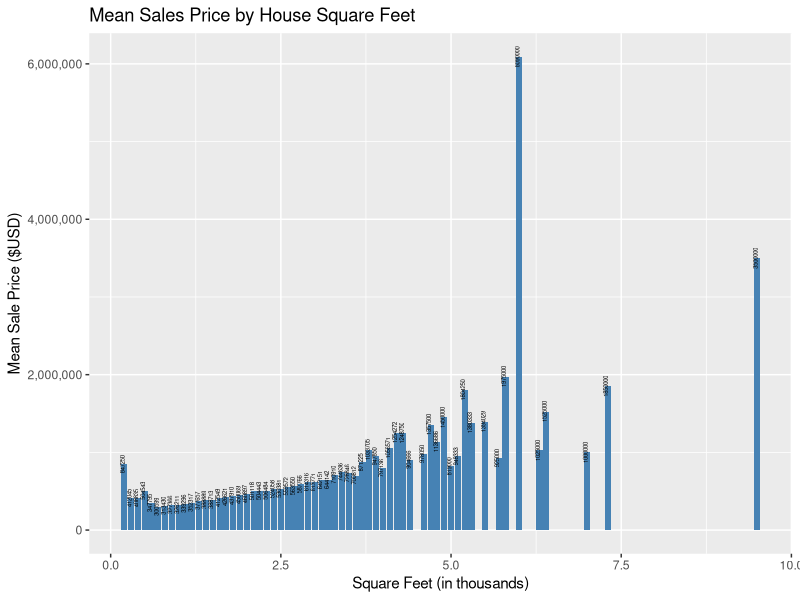
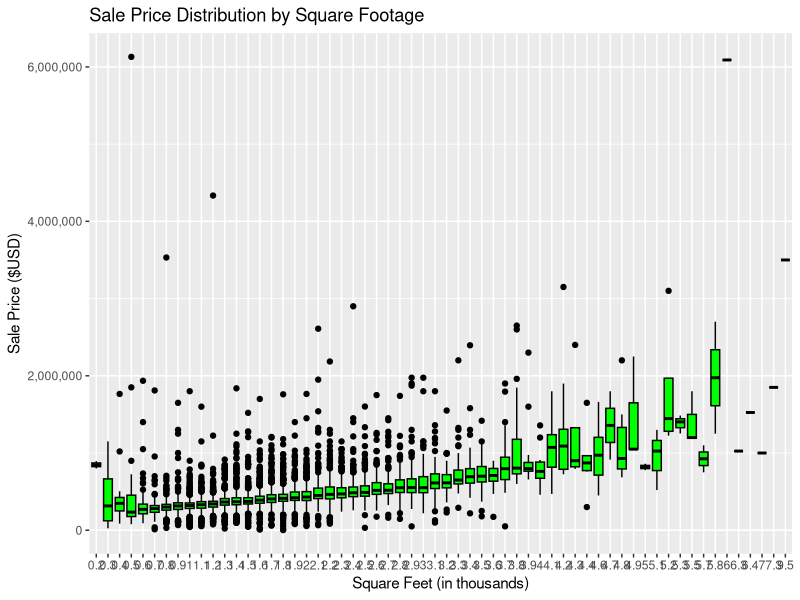
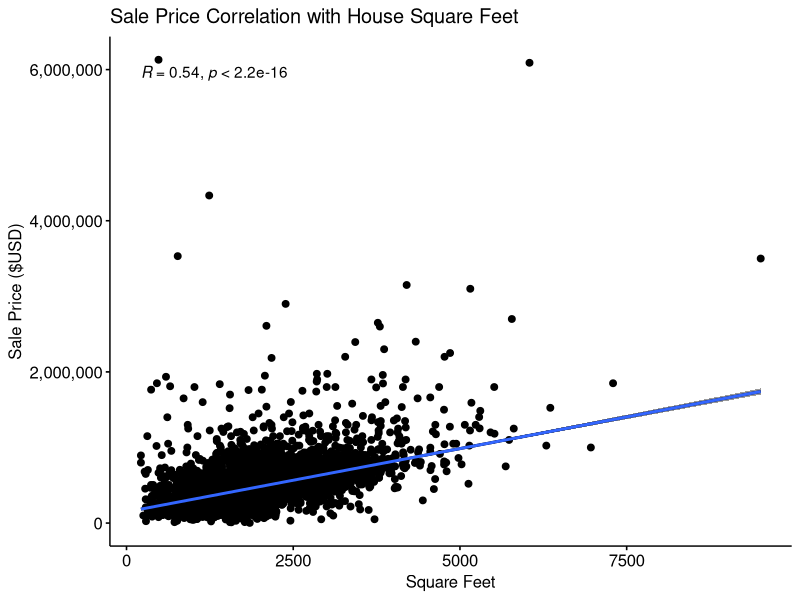
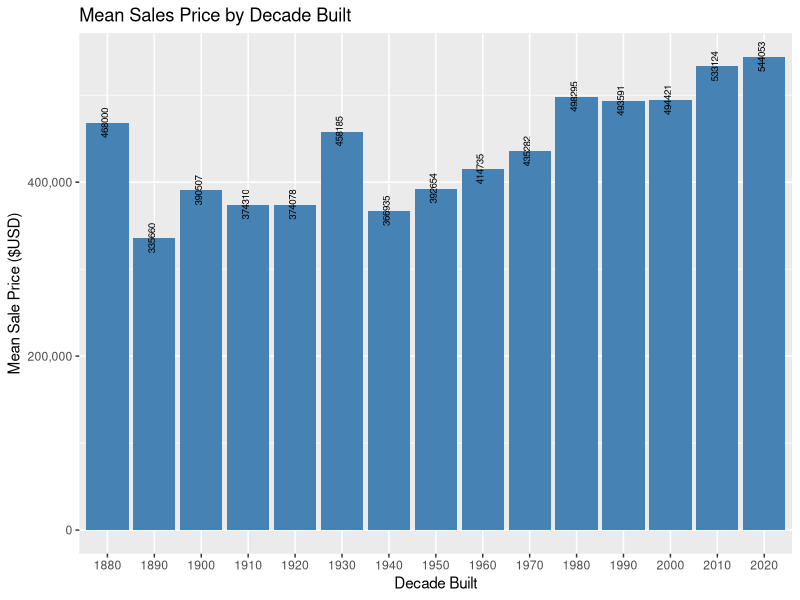
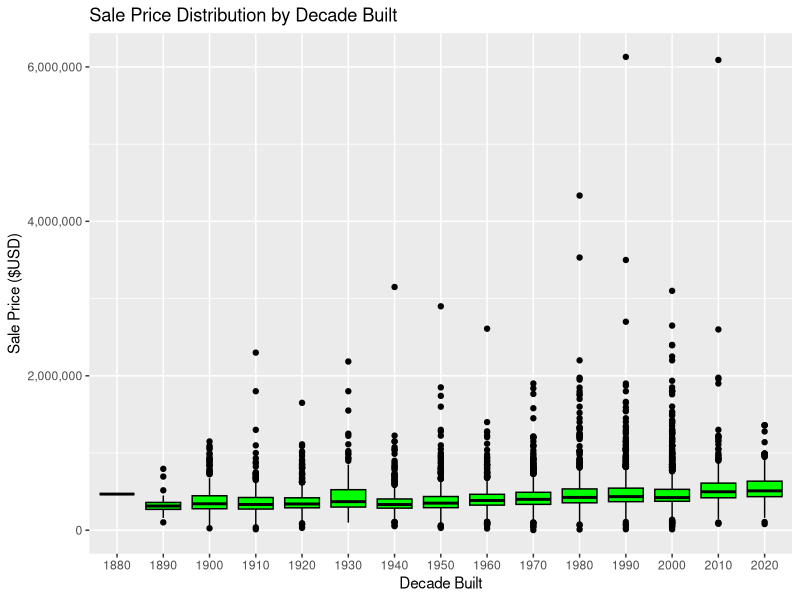
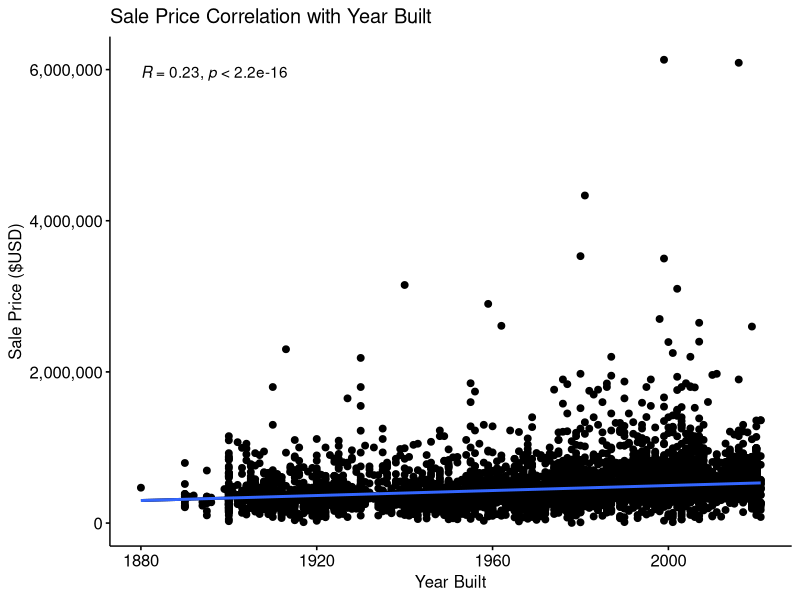
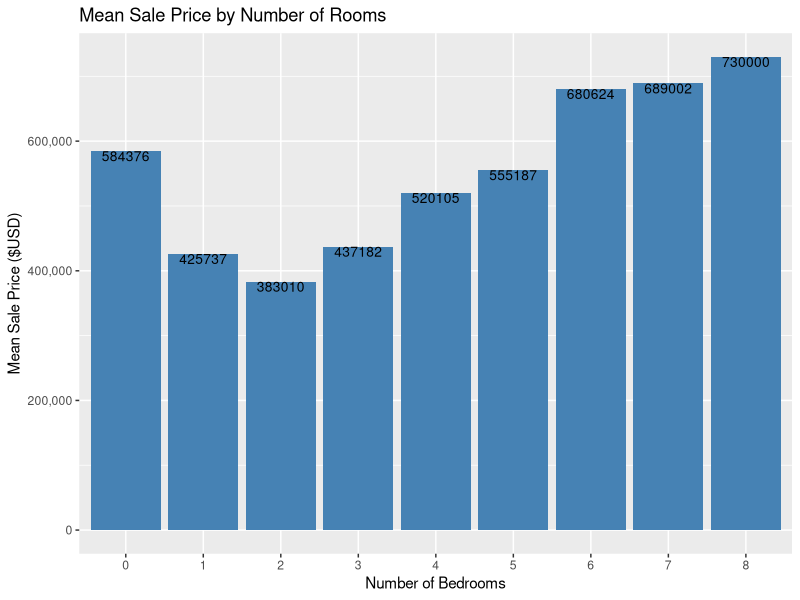
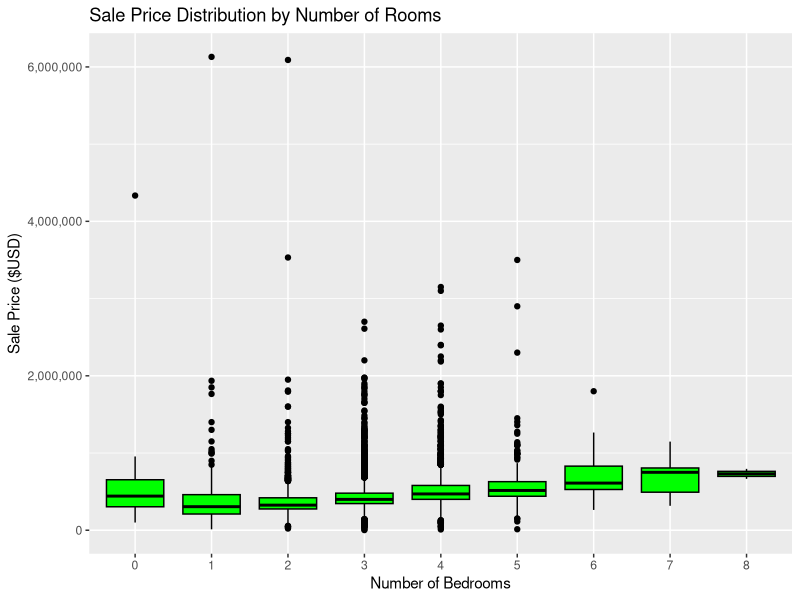

Write R code to recreate these figures, in order.
## ---- chunk 1
library(dplyr)
library(ggplot2)
library(ggpubr)
library(knitr)

# Reading in data
housing <- read.csv("pierce_co_house_sales.csv")

# Convert sale_date to Date type
housing$sale_date <- as.Date(housing$sale_date)

# Binning year_built by decade
housing$decade_built <- housing$year_built - (housing$year_built %% 10)

# Creating new column thousands_sq_ft 
housing$sq_ft_thousand <- round(housing$house_square_feet / 1000, digits = 1)

# Creating a new column 'has_view_quality' with 0 if sale does not have view quality, else 1
housing$has_view_quality <- ifelse(housing$view_quality == "", 0, 1)

## ---- chunk 2

head(housing)

## ---- chunk 3
# Select columns for correlation analysis
vars <- housing %>% select(sale_price, house_square_feet, sq_ft_thousand, year_built, decade_built, bedrooms)

# Calculate correlation matrix
cor_matrix <- cor(vars, use = "complete.obs")

# Print correlation with sale_price
cor_price <- cor_matrix["sale_price", ]

# Convert to data frame for kable
cor_price_df <- as.data.frame(t(cor_price))
colnames(cor_price_df) <- colnames(cor_matrix)  # Set column names
rownames(cor_price_df) <- "Correlation"

# Display with kable
kable(cor_price_df, 
      caption = "Correlation of Variables with Sale Price",
      col.names = colnames(cor_price_df),
      align = "c", 
      format = "markdown")
## ---- chunk 4
# Summary statistics for square feet
sq_ft_summary <- housing %>%
group_by(sq_ft_thousand) %>%
summarize(
  count = n(),
  mean_sale_price = as.integer(mean(sale_price, na.rm = TRUE)),
  median_sale_price = as.integer(median(sale_price, na.rm = TRUE)),
  sd_sale_price = as.integer(sd(sale_price, na.rm = TRUE)),
  min_sale_price = min(sale_price, na.rm = TRUE),
  max_sale_price = max(sale_price, na.rm = TRUE)
)

# Display the summary statistics in a table format for House Square Feet
kable(sq_ft_summary, 
  col.names = c("House Square Feet (in thousands)", "Count", "Mean Sale Price", "Median Sale Price", 
                "SD of Sale Price", "Min Sale Price", "Max Sale Price"),
  caption = "Summary Statistics for Sale Price by House Square Feet",
  align = "c")


## ---- chunk 5

# Bar chart for mean sale price for square feet
ggplot(data = sq_ft_summary, aes(x=sq_ft_thousand, y=mean_sale_price)) +
  geom_bar(stat = "identity", fill="steelblue") +
  ggtitle("Mean Sales Price by House Square Feet") +
  xlab("Square Feet (in thousands)") +
  ylab("Mean Sale Price ($USD)") +
  geom_text(aes(label=mean_sale_price), vjust=0.1, size=1.5, angle = 90) +
  scale_y_continuous(labels = scales::comma)

# Plot distribution of house square feet
ggplot(housing, aes(x = factor(sq_ft_thousand), y = sale_price)) +
  geom_boxplot(fill = "green", color = "black") +
  ggtitle("Sale Price Distribution by Square Footage") +
  xlab("Square Feet (in thousands)") +
  ylab("Sale Price ($USD)") +
  scale_y_continuous(labels = scales::comma)

# Scatter plot with regression line for house square feet
ggscatter(housing, x = "house_square_feet", y = "sale_price",
          add = "reg.line", conf.int = TRUE, 
          cor.coef = TRUE, cor.method = "pearson") +
  ggtitle("Sale Price Correlation with House Square Feet") +
  xlab("Square Feet") +
  ylab("Sale Price ($USD)") +
  geom_smooth(method=lm,se=FALSE,fullrange=TRUE) +
  scale_y_continuous(labels = scales::comma)

## ---- chunk 6
# Summary statistics for Year Built
year_built_summary <- housing %>%
group_by(decade_built) %>%
summarize(
  count = n(),
  mean_sale_price = as.integer(mean(sale_price, na.rm = TRUE)),
  median_sale_price = as.integer(median(sale_price, na.rm = TRUE)),
  sd_sale_price = as.integer(sd(sale_price, na.rm = TRUE)),
  min_sale_price = min(sale_price, na.rm = TRUE),
  max_sale_price = max(sale_price, na.rm = TRUE)
)

# Display the summary statistics in a table format for Decade built
kable(year_built_summary, 
  col.names = c("Decade Built", "Count", "Mean Sale Price", "Median Sale Price", 
                "SD of Sale Price", "Min Sale Price", "Max Sale Price"),
  caption = "Summary Statistics for Sale Price by Decade Built",
  align = "c")


## ---- chunk 7

# Bar chart for mean sale price for decade built
ggplot(data = year_built_summary, aes(x=factor(decade_built), y=mean_sale_price)) +
  geom_bar(stat = "identity", fill="steelblue") +
  ggtitle("Mean Sales Price by Decade Built") +
  xlab("Decade Built") +
  ylab("Mean Sale Price ($USD)") +
  geom_text(aes(label=mean_sale_price), vjust=0.1, size=2.5, angle = 90) +
  scale_y_continuous(labels = scales::comma)

# Plot distribution of decade built
ggplot(housing, aes(x = factor(decade_built), y = sale_price)) +
  geom_boxplot(fill = "green", color = "black") +
  ggtitle("Sale Price Distribution by Decade Built") +
  xlab("Decade Built") +
  ylab("Sale Price ($USD)") +
  scale_y_continuous(labels = scales::comma)

# Scatter plot with regression line for year built
ggscatter(housing, x = "year_built", y = "sale_price",
          add = "reg.line", conf.int = TRUE, 
          cor.coef = TRUE, cor.method = "pearson") +
  ggtitle("Sale Price Correlation with Year Built") +
  xlab("Year Built") +
  ylab("Sale Price ($USD)") +
  geom_smooth(method=lm,se=FALSE,fullrange=TRUE) +
  scale_y_continuous(labels = scales::comma)

## ---- chunk 8
# Summary statistics for Bedrooms
bedroom_summary <- housing %>%
group_by(bedrooms) %>%
summarize(
  count = n(),
  mean_sale_price = as.integer(mean(sale_price, na.rm = TRUE)),
  median_sale_price = as.integer(median(sale_price, na.rm = TRUE)),
  sd_sale_price = as.integer(sd(sale_price, na.rm = TRUE)),
  min_sale_price = min(sale_price, na.rm = TRUE),
  max_sale_price = max(sale_price, na.rm = TRUE)
)

# Display the summary statistics in a table format for Bedrooms
kable(bedroom_summary, 
  col.names = c("Bedrooms", "Count", "Mean Sale Price", "Median Sale Price", 
                "SD of Sale Price", "Min Sale Price", "Max Sale Price"),
  caption = "Summary Statistics for Sale Price by Number of Bedrooms",
  align = "c")

## ---- chunk 9

# Bar chart for mean sale price for bedrooms
ggplot(data = bedroom_summary, aes(x=factor(bedrooms), y=mean_sale_price)) +
  geom_bar(stat = "identity", fill="steelblue") +
  ggtitle("Mean Sale Price by Number of Rooms") +
  xlab("Number of Bedrooms") +
  ylab("Mean Sale Price ($USD)") +
  geom_text(aes(label=mean_sale_price), vjust=1, size=3.5) +
  scale_y_continuous(labels = scales::comma)

# Plot distribution of bedrooms
ggplot(housing, aes(x = factor(bedrooms), y = sale_price)) +
  geom_boxplot(fill = "green", color = "black") +
  ggtitle("Sale Price Distribution by Number of Rooms") +
  xlab("Number of Bedrooms") +
  ylab("Sale Price ($USD)") +
  scale_y_continuous(labels = scales::comma)

# scatter plot for number of bedrooms with regression line
ggscatter(data = housing, x = "bedrooms", y = "sale_price",
          add = "reg.line", conf.int = TRUE, 
          cor.coef = TRUE, cor.method = "pearson") +
  ggtitle("Sale Price Correlation with Number of Bedrooms") +
  xlab("Number of Bedrooms") +
  ylab("Sale Price ($USD)") +
  geom_smooth(method=lm,se=FALSE,fullrange=TRUE) +
  scale_y_continuous(labels = scales::comma)

## ---- chunk 10
# Select columns for correlation analysis
vars <- housing %>% select(has_view_quality, sale_price, house_square_feet, bedrooms)

# Calculate correlation matrix
cor_matrix <- cor(vars, use = "complete.obs")

# Print correlation with has_view_quality
cor_view <- cor_matrix["has_view_quality", ]

# Convert to data frame for kable
cor_view_df <- as.data.frame(t(cor_view))
colnames(cor_view_df) <- colnames(cor_matrix)  # Set column names
rownames(cor_view_df) <- "Correlation"

# Display with kable
kable(cor_view_df, 
      caption = "Correlation of Variables with data for View Quality",
      col.names = colnames(cor_view_df),
      align = "c", 
      format = "markdown")
## ---- chunk 11
# Summary statistics for sale_price
price_view_summary <- housing %>%
group_by(has_view_quality) %>%
summarize(
  count = n(),
  mean_sale_price = as.integer(mean(sale_price, na.rm = TRUE)),
  median_sale_price = as.integer(median(sale_price, na.rm = TRUE)),
  sd_sale_price = as.integer(sd(sale_price, na.rm = TRUE)),
  min_sale_price = min(sale_price, na.rm = TRUE),
  max_sale_price = max(sale_price, na.rm = TRUE)
)

# Display the summary statistics in a table format for Bedrooms
kable(price_view_summary, 
  col.names = c("Has View Quality", "Count", "Mean Sale Price", "Median Sale Price", 
                "SD of Sale Price", "Min Sale Price", "Max Sale Price"),
  caption = "Summary Statistics for Has View Quality by Sale Price",
  align = "c")


## ---- chunk 12

# Bar chart for mean sale price for has_view_quality
ggplot(data = price_view_summary, aes(x=factor(has_view_quality), y=mean_sale_price)) +
  geom_bar(stat = "identity", fill="steelblue") +
  ggtitle("Mean Sale Price by presence of View Quality description") +
  xlab("Has View Quality (0=no, 1=yes)") +
  ylab("Mean Sale Price ($USD)") +
  geom_text(aes(label=mean_sale_price), vjust=1, size=3.5) +
  scale_y_continuous(labels = scales::comma)


# Plot distribution of sale_price
ggplot(housing, aes(x = factor(has_view_quality), y = sale_price)) +
  geom_boxplot(fill = "green", color = "black") +
  ggtitle("Sale Price Distribution by presence of View Quality description") +
  xlab("Has View Quality (0=no, 1=yes)") +
  ylab("Sale Price ($USD)") +
  scale_y_continuous(labels = scales::comma)

## ---- chunk 13
# Summary statistics for house_square_feet
sqft_view_summary <- housing %>%
group_by(has_view_quality) %>%
summarize(
  count = n(),
  mean_sqft = as.integer(mean(house_square_feet, na.rm = TRUE)),
  median_sqft = as.integer(median(house_square_feet, na.rm = TRUE)),
  sd_sqft = as.integer(sd(house_square_feet, na.rm = TRUE)),
  min_sqft = min(house_square_feet, na.rm = TRUE),
  max_sqft = max(house_square_feet, na.rm = TRUE)
)

# Display the summary statistics in a table format for house square footage
kable(price_view_summary, 
  col.names = c("Has View Quality", "Count", "Mean Square Feet", "Median Square Feet", 
                "SD of Square Feet", "Min Square Feet", "Max Square Feet"),
  caption = "Summary Statistics for Has View Quality by Square Feet",
  align = "c")


## ---- chunk 14

# Bar chart for mean house_square_feet for has_view_quality
ggplot(data = sqft_view_summary, aes(x=factor(has_view_quality), y=mean_sqft)) +
  geom_bar(stat = "identity", fill="steelblue") +
  ggtitle("Mean Square Footage by presence of View Quality description") +
  xlab("Has View Quality (0=no, 1=yes)") +
  ylab("Mean House Square Feet (sqft)") +
  geom_text(aes(label=mean_sqft), vjust=1, size=3.5) +
  scale_y_continuous(labels = scales::comma)


# Plot distribution of house_square_feet
ggplot(housing, aes(x = factor(has_view_quality), y = house_square_feet)) +
  geom_boxplot(fill = "green", color = "black") +
  ggtitle("Square Footage Distribution by presence of View Quality description") +
  xlab("Has View Quality (0=no, 1=yes)") +
  ylab("House Square Feet (sqft)") +
  scale_y_continuous(labels = scales::comma)

